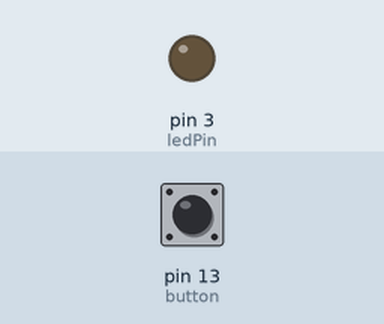
Recording of a sketch running on a simulated Arduino Uno, built with avr-gcc and run on an emulated ATmega328P. Shown: output pins drawn as LEDs (lit = HIGH). Dashed ring = blinking. Inputs (shaded band) come from the test bench; at power-on: pin 13 (button) LOW.

Above: at 1.2 s.
1.3 s: pin 13 (button) pulled HIGH for 1 s
At 1.7 s:
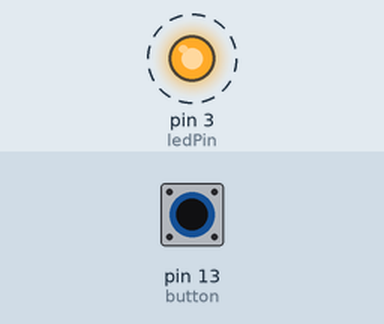
4.3 s: pin 13 (button) pulled HIGH for 3.2 s
At 4.7 s:
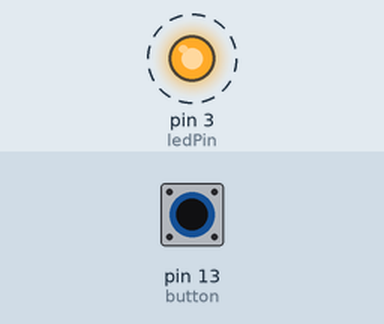
9.0 s: pin 13 (button) pulled HIGH for 0.15 s
At 12.3 s:
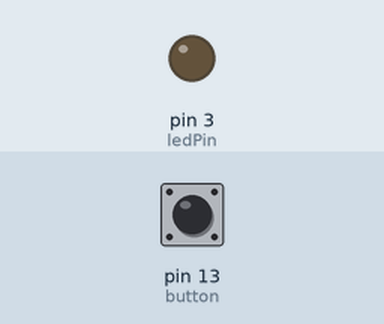
Timing chart, 0 to 13.8 s (numbered marks = the images above; inputs shaded):
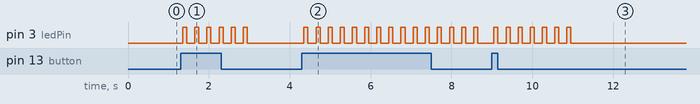

The sketch:

bryter_teller.ino
```cpp
/*teller antall trykk på bryter, gir tilbake i antall blink*/
const int button = 13;
const int ledPin = 3;

int count=0;//teller antall blink
//debounce
int lastButtonState = LOW;
long time = 0;
int interval = 50;//hvor lenge bryter må holdes nede

void setup(){
  pinMode(button,INPUT);
  pinMode(ledPin,OUTPUT);
}

void loop(){
  int reading = digitalRead(button);
  if(reading!=lastButtonState){
    time = millis();
  }
  if( (millis() - time )>interval){
    if(reading == HIGH){
      count++;
      blinkLed(count);
    }
  }
  lastButtonState = reading;
}
void blinkLed(int NrOfBlinks){
  int count = 0;
  while(count<NrOfBlinks){
    digitalWrite(ledPin,HIGH);
    count++;
    delay(100);
    digitalWrite(ledPin,LOW);
    delay(200);
  }
}
```

Measured:
- after the input at 1.3 s, pin 3 (ledPin): alternates HIGH for 0.10 s and LOW for 0.20 s, 12 changes in all, then stays LOW, starting after 0.05 s
- after the input at 4.3 s, pin 3 (ledPin): alternates HIGH for 0.10 s and LOW for 0.20 s, starting after 0.05 s
- after the input at 9.0 s, pin 3 (ledPin): alternates HIGH for 0.10 s and LOW for 0.20 s, 14 changes in all, then stays LOW, starting after 0.05 s
